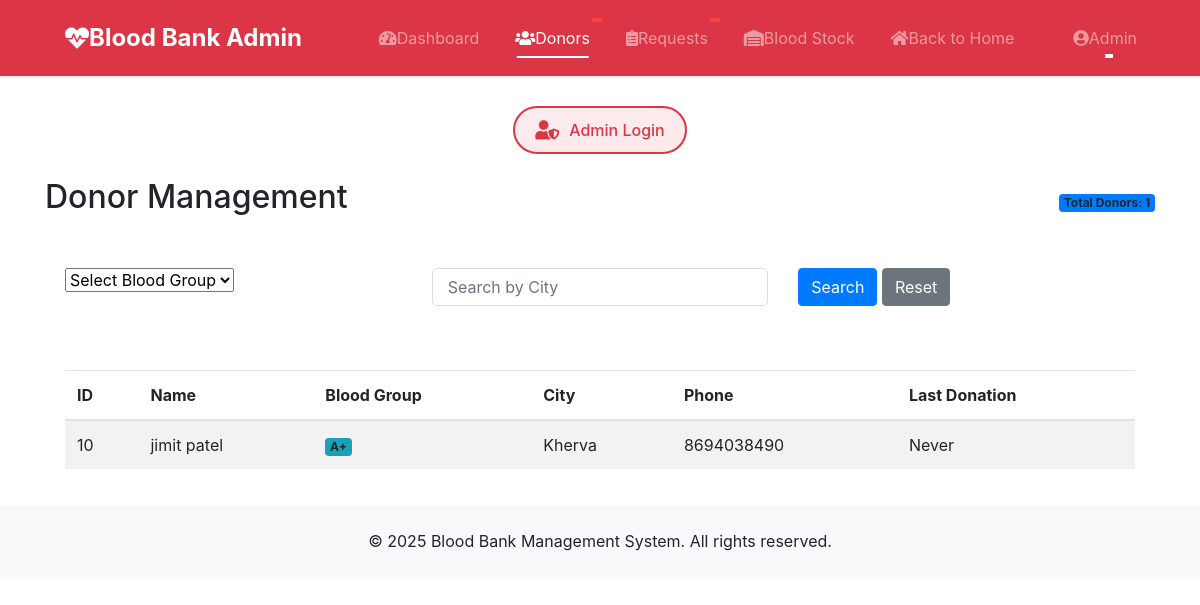
Page /admin/donors.php?blood_group=A+ (signed in) on the committed database.
### tables this page shows
CREATE TABLE `donor` (
  `id` int(11) NOT NULL,
  `name` varchar(50) NOT NULL,
  `gender` varchar(50) NOT NULL,
  `email` varchar(50) NOT NULL,
  `city` varchar(50) NOT NULL,
  `last_donation_date` date DEFAULT NULL,
  `dob` varchar(20) NOT NULL,
  `phone` varchar(15) DEFAULT NULL,
  `address` text DEFAULT NULL,
  `contact_no` varchar(16) NOT NULL,
  `save_life_date` varchar(20) NOT NULL,
  `password` varchar(100) NOT NULL,
  `blood_group` varchar(5) NOT NULL,
  `created_at` timestamp NOT NULL DEFAULT current_timestamp(),
  `reset_token` varchar(255) DEFAULT NULL,
  `token_expiry` datetime DEFAULT NULL
);

### admin/donors.php (the view, shortened to what this page needs)
<?php
include 'include/header.php';
include 'include/config.php';
$where = "1=1";
if (isset($_GET['blood_group']) && !empty($_GET['blood_group'])) {
    $blood_group = mysqli_real_escape_string($connection, $_GET['blood_group']);
    $where .= " AND blood_group = '$blood_group'";
}
$per_page = 10;
$page = isset($_GET['page']) ? (int)$_GET['page'] : 1;
$start = ($page - 1) * $per_page;
$total_query = "SELECT COUNT(*) as count FROM donor WHERE $where";
$total_result = mysqli_query($connection, $total_query);
$total_row = mysqli_fetch_assoc($total_result);
$total_records = $total_row['count'];
$query = "SELECT id, name, email, blood_group, gender, dob, contact_no, address, city, save_life_date FROM donor WHERE $where LIMIT $start, $per_page";
$result = mysqli_query($connection, $query);
?>
<div class="container mt-4">
    <div class="d-flex justify-content-between align-items-center mb-4">
        <h2>Donor Management</h2>
        <div class="text-end">
            <span class="badge bg-primary">Total Donors: <?php echo $total_records; ?></span>
        </div>
    </div>
    <div class="card mb-4">
        <div class="card-body">
            <form method="GET" class="row g-3">
                <div class="col-md-4">
                    <select name="blood_group" class="form-select">
                        <option value="">Select Blood Group</option>
                    </select>
                </div>
                <div class="col-md-4">
                    <input type="text" name="city" class="form-control" placeholder="Search by City">
                </div>
                <div class="col-md-4">
                    <button type="submit" class="btn btn-primary">Search</button>
                    <a href="donors.php" class="btn btn-secondary">Reset</a>
                </div>
            </form>
        </div>
    </div>
    <div class="card">
        <div class="card-body">
            <div class="table-responsive">
                <table class="table table-striped">
                    <thead>
                        <tr>
                            <th>ID</th>
                            <th>Name</th>
                            <th>Blood Group</th>
                            <th>City</th>
                            <th>Phone</th>
                            <th>Last Donation</th>
                        </tr>
                    </thead>
                    <tbody>
                        <?php while ($row = mysqli_fetch_assoc($result)) { ?>
                            <tr>
                                <td><?php echo isset($row['id']) ? htmlspecialchars($row['id'], ENT_QUOTES, 'UTF-8') : ''; ?></td>
                                <td><?php echo isset($row['name']) ? htmlspecialchars($row['name'], ENT_QUOTES, 'UTF-8') : ''; ?></td>
                                <td>
                                    <span class="badge bg-info">
                                        <?php echo isset($row['blood_group']) ? htmlspecialchars($row['blood_group'], ENT_QUOTES, 'UTF-8') : ''; ?>
                                    </span>
                                </td>
                                <td><?php echo isset($row['city']) ? htmlspecialchars($row['city'], ENT_QUOTES, 'UTF-8') : ''; ?></td>
                                <td><?php echo isset($row['contact_no']) ? htmlspecialchars($row['contact_no'], ENT_QUOTES, 'UTF-8') : ''; ?></td>
                                <td>
                                    <?php
                                    echo isset($row['save_life_date']) && $row['save_life_date'] ?
                                        htmlspecialchars(date('Y-m-d', strtotime($row['save_life_date'])), ENT_QUOTES, 'UTF-8') :
                                        'Never';
                                    ?>
                                </td>
                            </tr>
                        <?php } ?>
                    </tbody>
                </table>
            </div>
        </div>
    </div>
</div>
<?php include 'include/footer.php'; ?>

### admin/css/style.css (style rules this page uses)
.card { transition: all 0.3s ease; border: none; border-radius: 10px; }
.form-control { border-radius: 5px; border: 1px solid #ddd; padding: 10px 15px; }

### rows in the picture
donor: id "10", name "jimit patel", blood_group "A+", city "Kherva", contact_no "8694038490", save_life_date "Never"

### other values in the picture
$_SESSION['admin_name'] "Admin"
$total_records "1"
